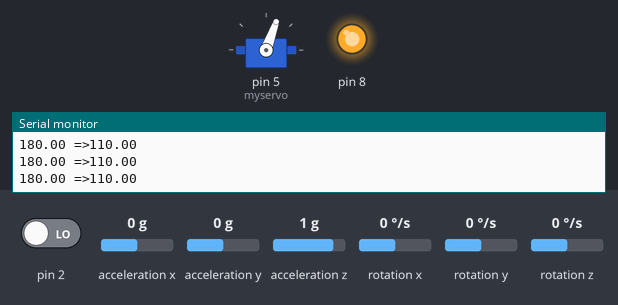
This sketch was run on a simulated Arduino Uno, built with avr-gcc and run on an emulated ATmega328P. On the bench: servo, output pins drawn as LEDs (lit = HIGH), the last lines printed to the serial monitor. The test bench sets the inputs (shaded band); at power-on: acceleration y 0 g, acceleration z 1 g, pin 2 LOW, acceleration x 0 g, rotation x 0 °/s, rotation y 0 °/s, rotation z 0 °/s. The sensor or clock chip raises its interrupt line as the real part does.

Above: at 1.8 s.
1.9 s: acceleration y set to -0.2 g
At 2.05 s:
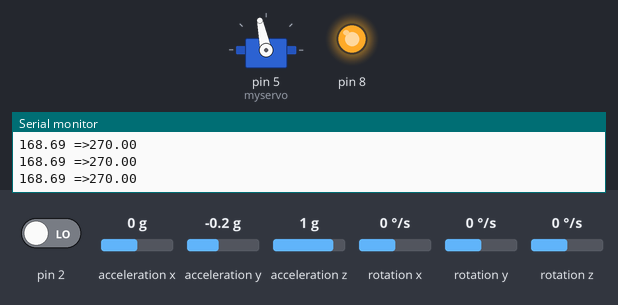
At 3.7 s:
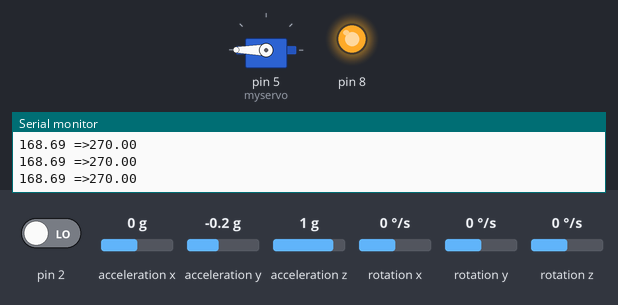
4.6 s: acceleration y set to 0.8 g
At 6.25 s:
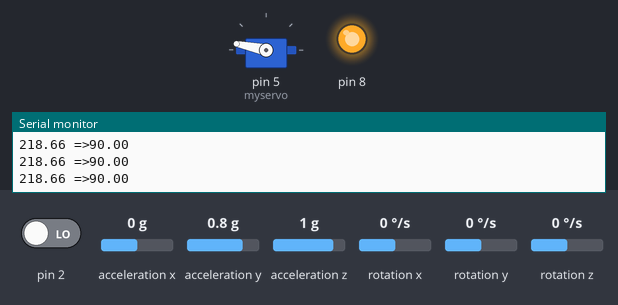
7.6 s: acceleration y set to 0.3 g
9.9 s: acceleration y set to 0 g
11.4 s: acceleration z set to 0.1 g
14.0 s: acceleration z set to -0.2 g
At 15.55 s:
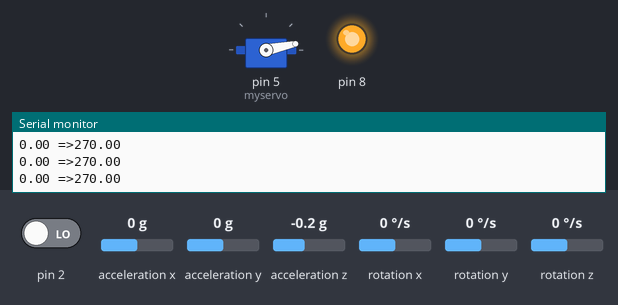
Timing chart, 0 to 18.0 s (numbered marks = the images above; inputs shaded):
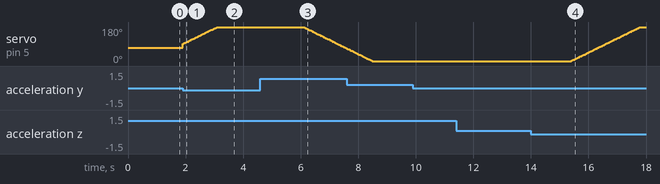

Measured:
- the behaviour switches between 0 and -0.1 g on acceleration y (found by bisection; images 0 and 1)
- the behaviour switches between 0 and -0.1 g on acceleration z (found by bisection; images 3 and 4)
- after the input at 1.9 s, servo on pin 5 (myservo): moves from 70° to 180° over 1.2 s, starting at once
- after the input at 14.0 s, servo on pin 5 (myservo): moves from 0° to 180° over 2.4 s, starting after 1.4 s

The sketch:

platform.ino
```cpp
#include <I2Cdev.h>
#include <PID_v1.h>
#include <MPU6050_6Axis_MotionApps20.h>
#include<Servo.h>
Servo myservo;


bool moveFlag = false;
MPU6050 mpu;

// MPU control/status vars
bool dmpReady = false;  // set true if DMP init was successful
uint8_t mpuIntStatus;   // holds actual interrupt status byte from MPU
uint8_t devStatus;      // return status after each device operation (0 = success, !0 = error)
uint16_t packetSize;    // expected DMP packet size (default is 42 bytes)
uint16_t fifoCount;     // count of all bytes currently in FIFO
uint8_t fifoBuffer[64]; // FIFO storage buffer
uint8_t servo_angle;
// orientation/motion vars
Quaternion q;           // [w, x, y, z]         quaternion container
VectorFloat gravity;    // [x, y, z]            gravity vector
float ypr[3];           // [yaw, pitch, roll]   yaw/pitch/roll container and gravity vector
float last_time;
float angle;


/*********Tune these 4 values for your BOT*********/
double setpoint1= 181; //set the value when the bot is perpendicular to ground using serial monitor.
//Read the project documentation on circuitdigest.com to learn how to set these values
double Kpp = 20; //Set this first
double Kdp = 0; //Set this secound
double Kip = 0; //Finally set this

/******End of values setting*********/

double input1, output1;
PID pid1(&input1, &output1, &setpoint1, Kpp, Kip, Kdp, DIRECT);

volatile bool mpuInterrupt = false;     // indicates whether MPU interrupt pin has gone high
void dmpDataReady()
{
    mpuInterrupt = true;
}

void setup() {
    angle=90;
     myservo.write(angle);
     delay(150);
      last_time=0;
  pinMode(8,OUTPUT);
  digitalWrite(8,HIGH);
  myservo.attach(5);
  myservo.write(70);
  Serial.begin(115200);

  // initialize device
    Serial.println(F("Initializing I2C devices..."));
    mpu.initialize();

     // verify connection
    Serial.println(F("Testing device connections..."));
    Serial.println(mpu.testConnection() ? F("MPU6050 connection successful") : F("MPU6050 connection failed"));

    // load and configure the DMP
    devStatus = mpu.dmpInitialize();

    // supply your own gyro offsets here, scaled for min sensitivity
    mpu.setXGyroOffset(220);
    mpu.setYGyroOffset(76);
    mpu.setZGyroOffset(-85);
    mpu.setZAccelOffset(1688);

//      mpu.setXGyroOffset(62);
//      mpu.setYGyroOffset(21);
//      mpu.setZGyroOffset(1);
//      mpu.setZAccelOffset(771);

      // make sure it worked (returns 0 if so)
    if (devStatus == 0)
    {
        // turn on the DMP, now that it's ready
        Serial.println(F("Enabling DMP..."));
        mpu.setDMPEnabled(true);

        // enable Arduino interrupt detection
        Serial.println(F("Enabling interrupt detection (Arduino external interrupt 0)..."));
        attachInterrupt(0, dmpDataReady, RISING);
        mpuIntStatus = mpu.getIntStatus();

        // set our DMP Ready flag so the main loop() function knows it's okay to use it
        Serial.println(F("DMP ready! Waiting for first interrupt..."));
        dmpReady = true;

        // get expected DMP packet size for later comparison
        packetSize = mpu.dmpGetFIFOPacketSize();

        //setup PID
        pid1.SetMode(AUTOMATIC);
        pid1.SetSampleTime(100);
        pid1.SetOutputLimits(90,270);
  }
    else
    {
        // ERROR!
        // 1 = initial memory load failed
        // 2 = DMP configuration updates failed
        // (if it's going to break, usually the code will be 1)
        Serial.print(F("DMP Initialization failed (code "));
        Serial.print(devStatus);
        Serial.println(F(")"));
    }


}


void loop() {

    // if programming failed, don't try to do anything
    if (!dmpReady) return;

    // wait for MPU interrupt or extra packet(s) available
    while (!mpuInterrupt && fifoCount < packetSize)
    {
        //no mpu data - performing PID calculations and output to motors
        pid1.Compute();
        //Print the value of Input and Output on serial monitor to check how it is working.
        Serial.print(input1); Serial.print(" =>"); Serial.print(output1);Serial.println(" ");

    }

    // reset interrupt flag and get INT_STATUS byte
    mpuInterrupt = false;
    mpuIntStatus = mpu.getIntStatus();

    // get current  count
    fifoCount = mpu.getFIFOCount();

    // check for overflow (this should never happen unless our code is too inefficient)
    if ((mpuIntStatus & 0x10) || fifoCount == 1024)
    {
        // reset so we can continue cleanly
        mpu.resetFIFO();
        Serial.println(F("FIFO overflow!"));

    // otherwise, check for DMP data ready interrupt (this should happen frequently)
    }
    else if (mpuIntStatus & 0x02)
    {
        // wait for correct available data length, should be a VERY short wait
        while (fifoCount < packetSize) fifoCount = mpu.getFIFOCount();

        // read a packet from FIFO
        mpu.getFIFOBytes(fifoBuffer, packetSize);

        // track FIFO count here in case there is > 1 packet available
        // (this lets us immediately read more without waiting for an interrupt)
        fifoCount -= packetSize;

        mpu.dmpGetQuaternion(&q, fifoBuffer); //get value for q
        mpu.dmpGetGravity(&gravity, &q); //get value for gravity
        mpu.dmpGetYawPitchRoll(ypr, &q, &gravity); //get value for ypr
        input1 = ypr[2] * 180/M_PI + 180;
        if(input1>setpoint1+5)
        {
          if(millis()-last_time>15){
          angle=angle -1.5;
          myservo.write((int)angle);
          last_time=millis();
          }
        }
        if(input1<setpoint1-5)
        {
          if(millis()-last_time>15)
          {
          angle=angle +1.5;
          myservo.write((int)angle);
          last_time=millis();
          }
        }


   }

//  delay(15);

}
```
